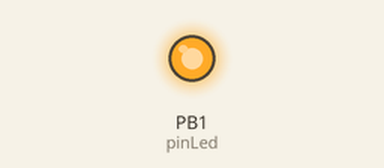
This sketch was run on a simulated ATtiny85, built with avr-gcc and run on an emulated ATtiny85. Parts: output pins drawn as LEDs (lit = HIGH). Sleep ends after the set time or at an interrupt; the local clock reads 2024-03-15 10:24:30 at power-on unless the sketch sets it.

Above: at 0.1 s.
Timing chart, 0 to 1.6 s (numbered marks = the images above):
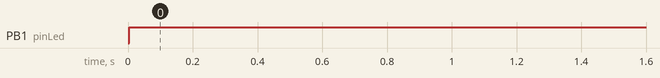

The sketch:

2020_Ornament_Timer.ino
```cpp
/*

Ultra Low Power Led Flasher
with AtTiny85 @ 1Mhz
by Luca Soltoggio
06/01/2014


Modified by David DiBenedetto
for use with DS3231 RTC as 5 hour on
and 19 hours off timer. 5 LEDs with
2 AA Batteries.

http://www.arduinoelettronica.com

*/

#include <avr/sleep.h>
#include <avr/wdt.h>
#include "RTClib.h"

RTC_DS1307 rtc;

#ifndef cbi
#define cbi(sfr, bit) (_SFR_BYTE(sfr) &= ~_BV(bit))
#endif
#ifndef sbi
#define sbi(sfr, bit) (_SFR_BYTE(sfr) |= _BV(bit))
#endif

int pinLed = 1;
volatile boolean f_wdt = 1;

void setup(){

setup_watchdog(8); // approximately 4 seconds sleep
rtc.begin();
rtc.adjust(DateTime(2000, 1, 1, 0, 0, 0));
rtc.begin();
}

void loop(){

DateTime now = rtc.now();

if (f_wdt==1) {  // wait for timed out watchdog / flag is set when a watchdog timeout occurs
f_wdt=0;       // reset flag

if ((now.hour() < 5)) {
pinMode(pinLed,OUTPUT);
digitalWrite(pinLed,HIGH);  //
}
else {
   pinMode(pinLed,OUTPUT);
   digitalWrite(pinLed,LOW);
   pinMode(pinLed,INPUT);
}

system_sleep();

}
}

// set system into the sleep state
// system wakes up when wtchdog is timed out
void system_sleep() {
cbi(ADCSRA,ADEN);                    // switch Analog to Digitalconverter OFF

set_sleep_mode(SLEEP_MODE_PWR_DOWN); // sleep mode is set here
sleep_enable();

sleep_mode();                        // System sleeps here

sleep_disable();                     // System continues execution here when watchdog timed out
sbi(ADCSRA,ADEN);                    // switch Analog to Digitalconverter ON
}

// 0=16ms, 1=32ms,2=64ms,3=128ms,4=250ms,5=500ms
// 6=1 sec,7=2 sec, 8=4 sec, 9= 8sec
void setup_watchdog(int ii) {

byte bb;
int ww;
if (ii > 9 ) ii=9;
bb=ii & 7;
if (ii > 7) bb|= (1<<5);
bb|= (1<<WDCE);
ww=bb;

MCUSR &= ~(1<<WDRF);
// start timed sequence
WDTCR |= (1<<WDCE) | (1<<WDE);
// set new watchdog timeout value
WDTCR = bb;
WDTCR |= _BV(WDIE);
}

// Watchdog Interrupt Service / is executed when watchdog timed out
ISR(WDT_vect) {
f_wdt=1;  // set global flag
}
```

Measured:
- by itself, PB1 (pinLed): LOW → HIGH at 0.00 s
